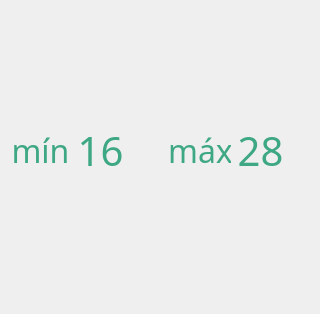
<?xml version="1.0" encoding="UTF-8"?>
<ui version="4.0">
 <class>OptionAlarmLimit</class>
 <widget class="QWidget" name="OptionAlarmLimit">
  <property name="geometry">
   <rect>
    <x>0</x>
    <y>0</y>
    <width>320</width>
    <height>314</height>
   </rect>
  </property>
  <property name="windowTitle">
   <string>Form</string>
  </property>
  <property name="styleSheet">
   <string notr="true"/>
  </property>
  <widget class="QWidget" name="widget" native="true">
   <property name="geometry">
    <rect>
     <x>0</x>
     <y>0</y>
     <width>320</width>
     <height>314</height>
    </rect>
   </property>
   <property name="styleSheet">
    <string notr="true">border-image: url(:/icons/main_menu/alarm_limit_menu/background_alarm_limit_menu.png);
background-image: url(:/icons/general/fondo_transparente.png);</string>
   </property>
   <widget class="QLabel" name="l_min_value_4">
    <property name="geometry">
     <rect>
      <x>170</x>
      <y>130</y>
      <width>61</width>
      <height>41</height>
     </rect>
    </property>
    <property name="palette">
     <palette>
      <active>
       <colorrole role="WindowText">
        <brush brushstyle="SolidPattern">
         <color alpha="255">
          <red>62</red>
          <green>167</green>
          <blue>132</blue>
         </color>
        </brush>
       </colorrole>
      </active>
      <inactive>
       <colorrole role="WindowText">
        <brush brushstyle="SolidPattern">
         <color alpha="255">
          <red>62</red>
          <green>167</green>
          <blue>132</blue>
         </color>
        </brush>
       </colorrole>
      </inactive>
      <disabled>
       <colorrole role="WindowText">
        <brush brushstyle="SolidPattern">
         <color alpha="96">
          <red>164</red>
          <green>166</green>
          <blue>168</blue>
         </color>
        </brush>
       </colorrole>
      </disabled>
     </palette>
    </property>
    <property name="font">
     <font>
      <family>Swis721 Cn BT</family>
      <pointsize>24</pointsize>
      <weight>50</weight>
      <bold>false</bold>
     </font>
    </property>
    <property name="styleSheet">
     <string notr="true">background-image: url(:/icons/general/fondo_transparente.png);</string>
    </property>
    <property name="text">
     <string>máx</string>
    </property>
    <property name="alignment">
     <set>Qt::AlignCenter</set>
    </property>
   </widget>
   <widget class="QPushButton" name="pb_max_limit_up">
    <property name="geometry">
     <rect>
      <x>220</x>
      <y>70</y>
      <width>80</width>
      <height>61</height>
     </rect>
    </property>
    <property name="styleSheet">
     <string notr="true">border-image: url(:/icons/general/fondo_transparente.png);</string>
    </property>
    <property name="text">
     <string/>
    </property>
    <property name="icon">
     <iconset resource="assets.qrc">
      <normaloff>:/icons/general/up_arrow.png</normaloff>:/icons/general/up_arrow.png</iconset>
    </property>
    <property name="iconSize">
     <size>
      <width>40</width>
      <height>40</height>
     </size>
    </property>
    <property name="flat">
     <bool>true</bool>
    </property>
   </widget>
   <widget class="QLabel" name="l_min_value">
    <property name="geometry">
     <rect>
      <x>70</x>
      <y>120</y>
      <width>61</width>
      <height>61</height>
     </rect>
    </property>
    <property name="palette">
     <palette>
      <active>
       <colorrole role="WindowText">
        <brush brushstyle="SolidPattern">
         <color alpha="255">
          <red>62</red>
          <green>167</green>
          <blue>132</blue>
         </color>
        </brush>
       </colorrole>
      </active>
      <inactive>
       <colorrole role="WindowText">
        <brush brushstyle="SolidPattern">
         <color alpha="255">
          <red>62</red>
          <green>167</green>
          <blue>132</blue>
         </color>
        </brush>
       </colorrole>
      </inactive>
      <disabled>
       <colorrole role="WindowText">
        <brush brushstyle="SolidPattern">
         <color alpha="96">
          <red>164</red>
          <green>166</green>
          <blue>168</blue>
         </color>
        </brush>
       </colorrole>
      </disabled>
     </palette>
    </property>
    <property name="font">
     <font>
      <family>Swis721 Cn BT</family>
      <pointsize>30</pointsize>
      <weight>50</weight>
      <bold>false</bold>
     </font>
    </property>
    <property name="styleSheet">
     <string notr="true">border-image: url(:/icons/general/fondo_transparente.png);</string>
    </property>
    <property name="text">
     <string>16</string>
    </property>
    <property name="alignment">
     <set>Qt::AlignCenter</set>
    </property>
   </widget>
   <widget class="MyLabelAnimated" name="l_save">
    <property name="geometry">
     <rect>
      <x>80</x>
      <y>240</y>
      <width>163</width>
      <height>71</height>
     </rect>
    </property>
    <property name="styleSheet">
     <string notr="true">border-image: url(:/icons/general/save_button.png);
background-image: url(:/icons/general/fondo_transparente.png);</string>
    </property>
    <property name="text">
     <string/>
    </property>
   </widget>
   <widget class="QPushButton" name="pb_min_limit_up">
    <property name="geometry">
     <rect>
      <x>60</x>
      <y>70</y>
      <width>80</width>
      <height>61</height>
     </rect>
    </property>
    <property name="styleSheet">
     <string notr="true">border-image: url(:/icons/general/fondo_transparente.png);</string>
    </property>
    <property name="text">
     <string/>
    </property>
    <property name="icon">
     <iconset resource="assets.qrc">
      <normaloff>:/icons/general/up_arrow.png</normaloff>:/icons/general/up_arrow.png</iconset>
    </property>
    <property name="iconSize">
     <size>
      <width>40</width>
      <height>40</height>
     </size>
    </property>
    <property name="flat">
     <bool>true</bool>
    </property>
   </widget>
   <widget class="QLabel" name="l_alarm_limit_back">
    <property name="geometry">
     <rect>
      <x>0</x>
      <y>0</y>
      <width>320</width>
      <height>73</height>
     </rect>
    </property>
    <property name="styleSheet">
     <string notr="true">background-image: url(:/icons/general/fondo_transparente.png);
border-image: url(:/icons/main_menu/alarm_limit_menu/header_alarm_limit_menu.png);</string>
    </property>
    <property name="text">
     <string/>
    </property>
   </widget>
   <widget class="QPushButton" name="pb_max_limit_down">
    <property name="geometry">
     <rect>
      <x>220</x>
      <y>170</y>
      <width>80</width>
      <height>61</height>
     </rect>
    </property>
    <property name="styleSheet">
     <string notr="true">border-image: url(:/icons/general/fondo_transparente.png);</string>
    </property>
    <property name="text">
     <string/>
    </property>
    <property name="icon">
     <iconset resource="assets.qrc">
      <normaloff>:/icons/general/down_arrow.png</normaloff>:/icons/general/down_arrow.png</iconset>
    </property>
    <property name="iconSize">
     <size>
      <width>40</width>
      <height>40</height>
     </size>
    </property>
    <property name="flat">
     <bool>true</bool>
    </property>
   </widget>
   <widget class="QPushButton" name="pb_min_limit_down">
    <property name="geometry">
     <rect>
      <x>60</x>
      <y>170</y>
      <width>80</width>
      <height>61</height>
     </rect>
    </property>
    <property name="styleSheet">
     <string notr="true">border-image: url(:/icons/general/fondo_transparente.png);</string>
    </property>
    <property name="text">
     <string/>
    </property>
    <property name="icon">
     <iconset resource="assets.qrc">
      <normaloff>:/icons/general/down_arrow.png</normaloff>:/icons/general/down_arrow.png</iconset>
    </property>
    <property name="iconSize">
     <size>
      <width>40</width>
      <height>40</height>
     </size>
    </property>
    <property name="flat">
     <bool>true</bool>
    </property>
   </widget>
   <widget class="QLabel" name="l_min_value_3">
    <property name="geometry">
     <rect>
      <x>10</x>
      <y>130</y>
      <width>61</width>
      <height>41</height>
     </rect>
    </property>
    <property name="palette">
     <palette>
      <active>
       <colorrole role="WindowText">
        <brush brushstyle="SolidPattern">
         <color alpha="255">
          <red>62</red>
          <green>167</green>
          <blue>132</blue>
         </color>
        </brush>
       </colorrole>
      </active>
      <inactive>
       <colorrole role="WindowText">
        <brush brushstyle="SolidPattern">
         <color alpha="255">
          <red>62</red>
          <green>167</green>
          <blue>132</blue>
         </color>
        </brush>
       </colorrole>
      </inactive>
      <disabled>
       <colorrole role="WindowText">
        <brush brushstyle="SolidPattern">
         <color alpha="96">
          <red>164</red>
          <green>166</green>
          <blue>168</blue>
         </color>
        </brush>
       </colorrole>
      </disabled>
     </palette>
    </property>
    <property name="font">
     <font>
      <family>Swis721 Cn BT</family>
      <pointsize>24</pointsize>
      <weight>50</weight>
      <bold>false</bold>
     </font>
    </property>
    <property name="styleSheet">
     <string notr="true">background-image: url(:/icons/general/fondo_transparente.png);</string>
    </property>
    <property name="text">
     <string>mín</string>
    </property>
    <property name="alignment">
     <set>Qt::AlignCenter</set>
    </property>
   </widget>
   <widget class="QLabel" name="l_max_value">
    <property name="geometry">
     <rect>
      <x>230</x>
      <y>120</y>
      <width>61</width>
      <height>61</height>
     </rect>
    </property>
    <property name="palette">
     <palette>
      <active>
       <colorrole role="WindowText">
        <brush brushstyle="SolidPattern">
         <color alpha="255">
          <red>62</red>
          <green>167</green>
          <blue>132</blue>
         </color>
        </brush>
       </colorrole>
      </active>
      <inactive>
       <colorrole role="WindowText">
        <brush brushstyle="SolidPattern">
         <color alpha="255">
          <red>62</red>
          <green>167</green>
          <blue>132</blue>
         </color>
        </brush>
       </colorrole>
      </inactive>
      <disabled>
       <colorrole role="WindowText">
        <brush brushstyle="SolidPattern">
         <color alpha="96">
          <red>164</red>
          <green>166</green>
          <blue>168</blue>
         </color>
        </brush>
       </colorrole>
      </disabled>
     </palette>
    </property>
    <property name="font">
     <font>
      <family>Swis721 Cn BT</family>
      <pointsize>30</pointsize>
      <weight>50</weight>
      <bold>false</bold>
     </font>
    </property>
    <property name="styleSheet">
     <string notr="true">border-image: url(:/icons/general/fondo_transparente.png);</string>
    </property>
    <property name="text">
     <string>28</string>
    </property>
    <property name="alignment">
     <set>Qt::AlignCenter</set>
    </property>
   </widget>
  </widget>
 </widget>
 <customwidgets>
  <customwidget>
   <class>MyLabelAnimated</class>
   <extends>QLabel</extends>
   <header location="global">mylabelanimated.h</header>
  </customwidget>
 </customwidgets>
 <resources>
  <include location="assets.qrc"/>
 </resources>
 <connections/>
</ui>
